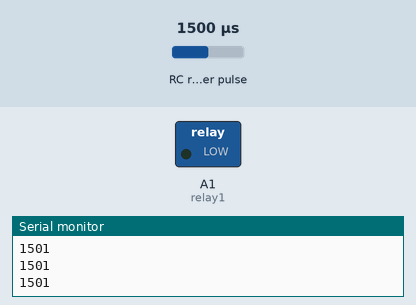
A sketch run on a simulated Arduino Uno, built with avr-gcc and run on an emulated ATmega328P. Parts: switched loads named in the sketch (green lamp = pin HIGH), the last lines printed to the serial monitor. Wiring (inferred from the names in the program): RC receiver channel: data pin 8. The test bench sets the inputs (shaded band); at power-on: RC receiver pulse 1500 µs.

Above: at 1.2 s.
1.3 s: RC receiver pulse (sensor on pin 8) set to 1793 µs
2.8 s: RC receiver pulse (sensor on pin 8) set to 1817 µs
At 4.0 s:
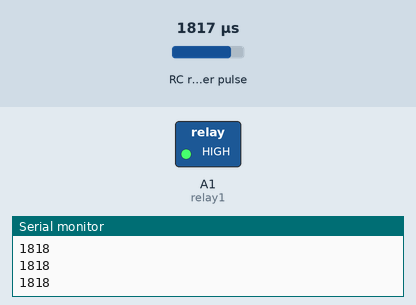
4.3 s: RC receiver pulse (sensor on pin 8) set to 1020 µs
At 5.4 s:
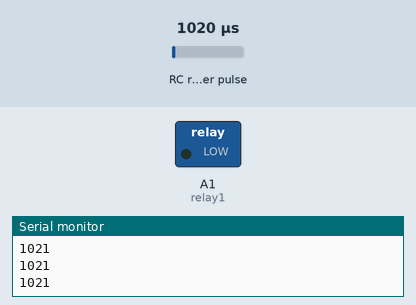
5.8 s: RC receiver pulse (sensor on pin 8) set to 1980 µs
At 6.5 s:
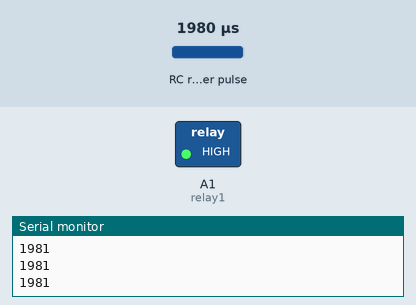
Timing chart, 0 to 8.3 s (numbered marks = the images above; inputs shaded):
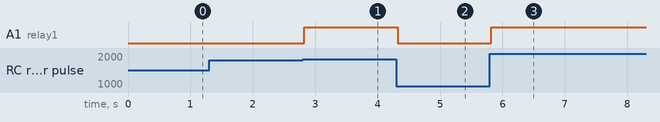

The sketch:

pump_control.ino
```cpp
// Define Channel Pins:
const int chA=8;

// Define Relay Pins:
int relay1=A1;

//Varibles to store and display the values of each channel
int ch1; //WaterFlow

void setup() {
  Serial.begin(9600);
  pinMode(chA, INPUT);
  pinMode(relay1, OUTPUT);
}

void loop() {
  ch1 = pulseIn(chA,HIGH);
  Serial.println(ch1);
  if(ch1>1800){
    waterFlow();
  } else{
    waterFlowBack();
  }
}


void waterFlow(){
  digitalWrite(relay1, HIGH);
}

void waterFlowBack(){
  digitalWrite(relay1, LOW);
}
```

Measured:
- the behaviour switches between 1799 and 1800 µs on RC receiver pulse (sensor on pin 8) (found by bisection; images 0 and 1)
- after the input at 2.8 s, A1 (relay1): LOW → HIGH at once
- after the input at 4.3 s, A1 (relay1): HIGH → LOW at once
- after the input at 5.8 s, A1 (relay1): LOW → HIGH at once
